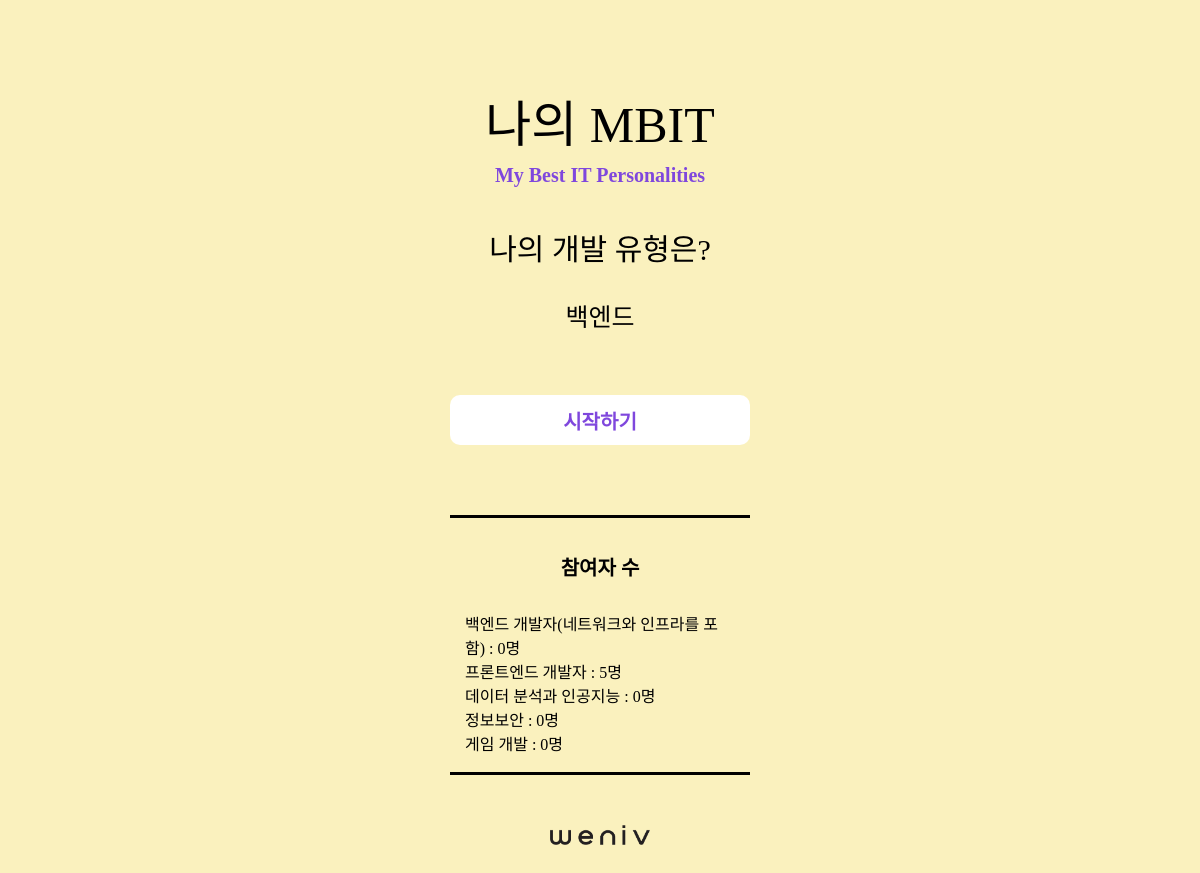
Before: / with the older database file.
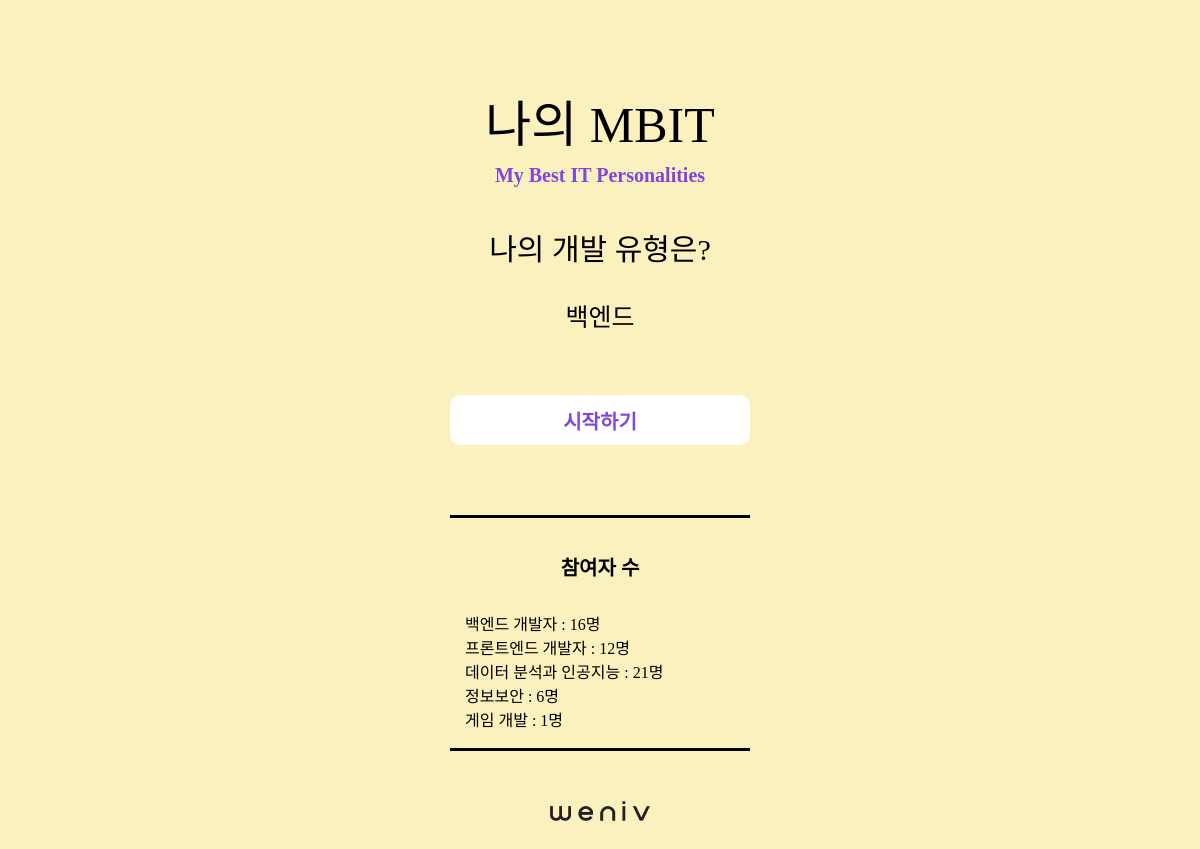
After: the same page with the newer database file.
### home/models.py (models this page shows, shortened)
class Developer(models.Model):
    name = models.CharField(max_length=50)
    count = models.IntegerField(default=0)
    data = models.JSONField()

### home/views.py (the view)
# urls.py: path('', views.index, name='indeex'),
def index(request) :
    developers = Developer.objects.all()
    context = {
        'developers' : developers
    }
    return render(request, 'home/index.html', context=context)

### home/templates/home/index.html (shortened to what this page needs)
{% extends 'home/base.html' %}
{% load static %}
{% block head %}
    <link rel="stylesheet" type="text/css" href="{% static ' css/reset.css' %}">
    <link rel="stylesheet" type="text/css" href="{% static 'css/style.css' %}">
{% endblock head %}
{% block body %}
    <section id="main_contents">
        <div class="wrapper">
            <div class="title">
                <h3 class="main_title"> 나의 MBIT</h3>
                <h3 class="sub_title">My Best IT Personalities</h3>
            </div>
            <div class="intro">
                <h1>나의 개발 유형은?</h1>
                <div class="type">
                    <ul class="type_list">
                        <li>백엔드</li>
                    </ul>
                </div>
            </div>
            <div class="buttons">
                <a href="{% url 'home:form' %}">
                    <button class="start" type="button">시작하기</button>
                </a>
            </div>
            <div class="result_data">
                <div class="data_wrap">
                    <h3>참여자 수</h3>
                    <ul>
                        {% for developer in developers %}
                            <p>{{developer.name}} : {{developer.count}}명</p>
                        {% endfor %}
                    </ul>
                </div>
            </div>
            <div class="weniv">
                <a href="http://www.paullab.co.kr">
                    <img src="{% static 'image/weniv_logo_black.png' %}" alt="weniv">
                </a>
            </div>
        </div>
    </section>
{% endblock body %}

### home/templates/home/base.html (shortened to what this page needs)
{% load static %}
<!DOCTYPE html>
<html lang="en">
<head>
  {% block head %}
  {% endblock head %}
</head>
<body>
  {% block body %}
  {% endblock body %}
</body>
</html>

### home/static/css/style.css (style rules this page uses)
html { width: 100%; height: 100%; }
body { width: 100%; height: 100%; background-color: #faf1be; color: black; font-family: "NEXON Lv1 Gothic OTF"; }
#main_contents { display: flex; justify-content: center; width: 100%; height: 100%; margin-top: 100px; }
#main_contents .wrapper { display: flex; flex-direction: column; width: 100%; height: 100%; max-width: 500px; }
.title { text-align: center; padding-bottom: 50px; }
.main_title { font-family: "GmarketSansBold"; font-size: 50px; padding-bottom: 15px; }
.sub_title { font-size: 20px; font-weight: bold; color: #7f47dd; }
.intro { text-align: center; padding-bottom: 40px; }
.intro h1 { font-size: 30px; padding-bottom: 15px; }
.type { font-size: 25px; line-height: 3em; height: 3em; overflow: hidden; }
.type_list { animation: rotate 7s infinite; }
.buttons { text-align: center; padding-bottom: 50px; }
.buttons button { width: 300px; height: 50px; padding: 5px; border-style: none; border-radius: 10px; font-family: "NEXON Lv1 Gothic OTF"; font-size: 20px; font-weight: bold; background-color: white; color: #7f47dd; cursor: pointer; margin-bottom: 20px; }
.result_data { display: flex; justify-content: center; }
.result_data .data_wrap { width: 270px; padding: 15px; border-top: 3px solid black; border-bottom: 3px solid black; line-height: 1.5; margin-bottom: 50px; }
.result_data h3 { text-align: center; font-size: 20px; font-weight: bold; padding: 20px 0 30px; }
.weniv { display: flex; justify-content: center; padding-bottom: 50px; }
.weniv a { width: 100px; }
.weniv img { width: 100%; height: auto; }

Changed rows visible on the page:
changed Developer: name "백엔드 개발자(네트워크와 인프라를 포함)" → "백엔드 개발자"; count "0" → "16"
changed Developer "프론트엔드 개발자": count "5" → "12"
changed Developer "데이터 분석과 인공지능": count "0" → "21"
changed Developer "정보보안": count "0" → "6"
changed Developer "게임 개발": count "0" → "1"
